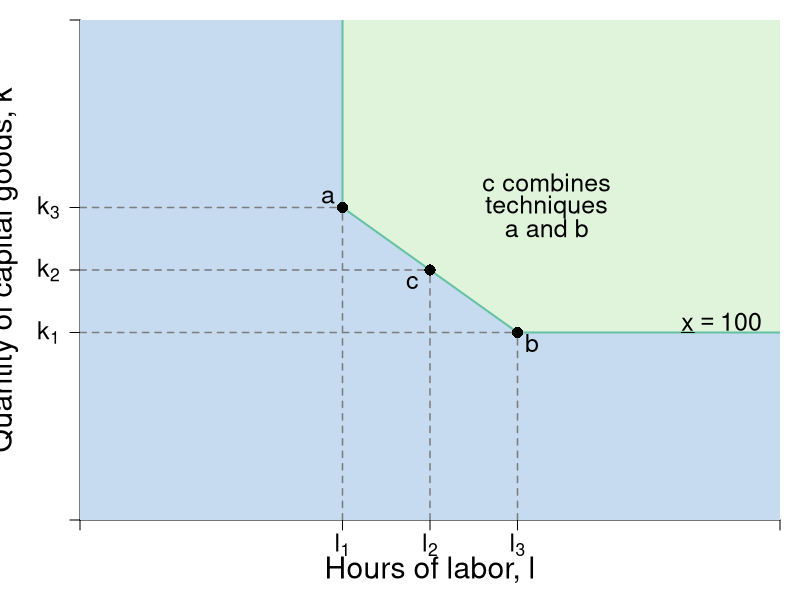

This chart was generated by the following R code:
require(shape)
pdf(file = "specprodexch/production_technique_angle.pdf", width = 7, height = 7)

#Set parameters for graphics
pointsize <- 1.8
axislabelsize <- 1.8
labelsize <- 1.5
namesize <- 1.8
annotatesize <- 1.5
graphlinewidth <- 2
segmentlinewidth <- 1.5
arrwidth <- 1

COL <- c("#7fc97f", "#beaed4", "#fdc086", "#ffff99", "#386cb0", "#f0027f", "#bf5b17", "#666666")
COLA <- c("#e0f3db", "#99d8c9","#66c2a4","#41ae76", "#238b45", "#005824")
COLB <- c("#c6dbef", "#4eb3d3", "#2b8cbe", "#0868ac","#084081")
Grays <- gray.colors(25, start =1, end = 0)

par(mar =  c(4, 4, 1, 1))

xlims <- c(0, 12)
ylims <- c(0, 12)

npts <- 501 


plot(0, 0, xlim = xlims, ylim = ylims, type = "n",
     xlab = expression(paste("")),
     ylab = expression(paste("")), 
     xaxt = "n", 
     yaxt = "n", 
     cex.lab = axislabelsize, 
     bty = "n",
     xaxs = "i", 
     yaxs = "i")


ticksy <- c(0, 4.5, 6, 7.5, ylims[2])
ylabels <- c(NA, expression(paste(k[1])), expression(paste(k[2])), expression(paste(k[3])), NA)
ticksx <- c(0, 4.5, 6, 7.5, xlims[2])
xlabels <- c(NA, expression(paste(l[1])), expression(paste(l[2])), expression(paste(l[3])), NA)

axis(1, at = ticksx, pos = 0, labels = xlabels, cex.axis = labelsize)
axis(2, at = ticksy, pos = 0, labels = ylabels, las = 1,cex.axis = labelsize)

npts <- 500 
xx1 <- seq(xlims[1], xlims[2], length.out = npts)

#Infeasible area
xpoly <- c(0, 4.5, 4.5, 7.5, xlims[2], xlims[2], 0, 0)
ypoly <- c(ylims[2], ylims[2], 7.5, 4.5, 4.5, 0, 0, ylims[2])
polygon(x = xpoly, y = ypoly, col = COLB[1], density = NULL, border = NA)

#Feasible area
xpoly1 <- c(xlims[2], 7.5, 4.5, 4.5,  xlims[2], xlims[2])
ypoly1 <- c(4.5, 4.5, 7.5, ylims[2], ylims[2], 4.5)
polygon(x = xpoly1, y = ypoly1, col = COLA[1], density = NULL, border = NA)

#Production set
segments(7.5, 4.5, xlims[2], 4.5, lty = 1, col = COLA[3], lwd = graphlinewidth)
segments(4.5, 7.5, 4.5, ylims[2], lty = 1, col = COLA[3],  lwd = graphlinewidth)
segments(4.5, 7.5, 7.5, 4.5, lty = 1, col = COLA[3],  lwd = graphlinewidth)

#Segments to other points
segments(0, 7.5, 4.5, 7.5, lty = 2, col = Grays[20], lwd = segmentlinewidth)
segments(4.5, 0, 4.5, 7.5, lty = 2, col = Grays[20], lwd = segmentlinewidth)

#For k2
segments(0, 4.5, 7.5, 4.5, lty = 2, col = Grays[20], lwd = segmentlinewidth)

#For l2
segments(7.5, 0, 7.5, 4.5, lty = 2, col = Grays[20], lwd = segmentlinewidth)

#For c
segments(6, 0, 6, 6, lty = 2, col = Grays[20], lwd = segmentlinewidth)
segments(0, 6, 6, 6, lty = 2, col = Grays[20], lwd = segmentlinewidth)


#Axis titles
text(0.5*xlims[2], -1.2, expression(paste("Hours of labor, ", l)), xpd = TRUE, cex = axislabelsize) 
text(-1.3, 0.5*ylims[2], expression(paste("Quantity of capital goods, ", k)), xpd = TRUE, cex = axislabelsize, srt = 90) 

#Reminder: slope of the ray (to calculate useful points)
#4.5/7.5
#Rays from Origin as arrows
# Arrows(0, 0, 7.2, 4.32, col = "black", lty = 1, lwd = arrwidth, arr.type = "triangle", arr.lwd = 0.5)
# Arrows(0, 0, 4.32, 7.2, col = "black", lty = 1, lwd = arrwidth, arr.type = "triangle", arr.lwd = 0.5)

#For production technique a
points(4.5, 7.5, pch = 16, col = "black", cex = 1.5)
text(4.25, 7.75, expression(a), cex = labelsize)

#For production technique b
points(7.5, 4.5, pch = 16, col = "black", cex = 1.5)
text(7.75, 4.25, expression(b), cex = labelsize)

#For production technique c
points(6, 6, pch = 16, col = "black", cex = 1.5)
text(5.7, 5.7, expression(c), cex = labelsize)



#Label 
text(8, 8.1, expression(paste("c combines")), cex = labelsize)
text(8, 7.5, expression(paste("techniques")), cex = labelsize)
text(8, 7.0, expression(paste("a and b")), cex = labelsize)


#Arrows(7.25, 7.25, 6.25, 6.25, col = "black", lty = 1, lwd = arrwidth, arr.type = "triangle", arr.lwd = 0.5)



# text(2, 6.6, expression(paste("Steeper ray:")), cex = labelsize)
# text(2.3, 6, expression(paste("more k-intensive")), cex = labelsize)
# text(2.3, 5.4, expression(paste("less l-intensive")), cex = labelsize)


# text(6, 2.8, expression(paste("Flatter ray:")), cex = labelsize)
# text(6, 2.2, expression(paste("more l-intensive")), cex = labelsize)
# text(6, 1.6, expression(paste("less k-intensive")), cex = labelsize)

text(11, 4.75, expression(paste(underline(x) == 100)), cex = labelsize)

dev.off()
